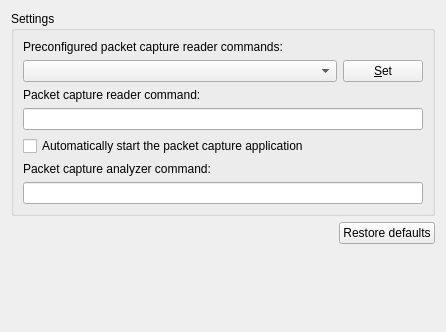
<?xml version="1.0" encoding="UTF-8"?>
<ui version="4.0">
 <class>PacketCapturePreferencesPageWidget</class>
 <widget class="QWidget" name="PacketCapturePreferencesPageWidget">
  <property name="geometry">
   <rect>
    <x>0</x>
    <y>0</y>
    <width>446</width>
    <height>332</height>
   </rect>
  </property>
  <property name="windowTitle">
   <string>Packet capture</string>
  </property>
  <property name="styleSheet">
   <string notr="true">
QWidget {
    background-color: #323232;
    color: #BAF73C;
}

QToolBar {
    border:0px;
}

QGraphicsView, QTextEdit, QPlainTextEdit, QTreeWidget, QListWidget, QLineEdit, QSpinBox, QComboBox {
    background-color: #282828;
}

QLabel, QMenu, QStatusBar {
  color: #BAF73C;
}

QMenuBar::item {
    background-color: #323232;
}

QMenu::item:selected {
    color: #f2f2f2;
    background-color: #383838;
}

QToolButton:hover {
    background-color: #383838;
}

QGroupBox {
    color: #BAF73C;
    font: bold 12px;
    padding: 15px;
    border-style: none;
}

QAbstractScrollArea::corner {
    background: #323232;
}

QScrollBar::add-page:horizontal, QScrollBar::sub-page:horizontal, QScrollBar::add-page:vertical, QScrollBar::sub-page:vertical {
  background: none;
}

QComboBox {
    selection-color: #f2f2f2;
    selection-background-color: #323232;
}

QComboBox QAbstractItemView {
    background-color: #282828;
}

QDockWidget, QMenuBar, QPushButton, QToolButton, QTabWidget, QHeaderView::section {
    color: #BAF73C;
    font: bold 11px;
}

QTabBar {
    color: #BAF73C;
}

QRadioButton, QCheckBox {
  color: #BAF73C;
}

QRadioButton::disabled, QCheckBox::disabled {
  color: gray;
}
// bg-color=#282828
// fg-color=#BAF73C
// tool-bar=#323232
// selection-bg=#383838 
// selection-fg=#f2f2f2
 </string>
  </property>
  <layout class="QGridLayout" name="gridLayout">
   <item row="0" column="0" colspan="2">
    <widget class="QGroupBox" name="uiSettingsGroupBox">
     <property name="title">
      <string>Settings</string>
     </property>
     <layout class="QGridLayout">
      <item row="5" column="0">
       <widget class="QLabel" name="uiCaptureAnalyzerCommandLabel">
        <property name="text">
         <string>Packet capture analyzer command:</string>
        </property>
       </widget>
      </item>
      <item row="2" column="0" colspan="2">
       <widget class="QLabel" name="uiCaptureReaderCommandLabel">
        <property name="enabled">
         <bool>true</bool>
        </property>
        <property name="text">
         <string>Packet capture reader command:</string>
        </property>
       </widget>
      </item>
      <item row="3" column="0" colspan="2">
       <widget class="QLineEdit" name="uiCaptureReaderCommandLineEdit">
        <property name="toolTip">
         <string>&lt;html&gt;&lt;head/&gt;&lt;body&gt;&lt;p&gt;Command line replacements:&lt;/p&gt;&lt;p&gt;%c = capture file (PCAP format)&lt;/p&gt;&lt;/body&gt;&lt;/html&gt;</string>
        </property>
       </widget>
      </item>
      <item row="4" column="0" colspan="2">
       <widget class="QCheckBox" name="uiAutoStartCheckBox">
        <property name="enabled">
         <bool>true</bool>
        </property>
        <property name="text">
         <string>Automatically start the packet capture application</string>
        </property>
        <property name="checked">
         <bool>false</bool>
        </property>
       </widget>
      </item>
      <item row="0" column="0" colspan="2">
       <widget class="QLabel" name="uiPreconfiguredCaptureReaderCommandLabel">
        <property name="text">
         <string>Preconfigured packet capture reader commands:</string>
        </property>
       </widget>
      </item>
      <item row="1" column="1">
       <widget class="QPushButton" name="uiPreconfiguredCaptureReaderCommandPushButton">
        <property name="sizePolicy">
         <sizepolicy hsizetype="Maximum" vsizetype="Fixed">
          <horstretch>0</horstretch>
          <verstretch>0</verstretch>
         </sizepolicy>
        </property>
        <property name="text">
         <string>&amp;Set</string>
        </property>
       </widget>
      </item>
      <item row="1" column="0">
       <widget class="QComboBox" name="uiPreconfiguredCaptureReaderCommandComboBox"/>
      </item>
      <item row="6" column="0" colspan="2">
       <widget class="QLineEdit" name="uiCaptureAnalyzerCommandLineEdit"/>
      </item>
     </layout>
    </widget>
   </item>
   <item row="1" column="0">
    <spacer name="horizontalSpacer">
     <property name="orientation">
      <enum>Qt::Horizontal</enum>
     </property>
     <property name="sizeHint" stdset="0">
      <size>
       <width>253</width>
       <height>20</height>
      </size>
     </property>
    </spacer>
   </item>
   <item row="1" column="1">
    <widget class="QPushButton" name="uiRestoreDefaultsPushButton">
     <property name="text">
      <string>Restore defaults</string>
     </property>
    </widget>
   </item>
   <item row="2" column="0" colspan="2">
    <spacer name="spacer">
     <property name="orientation">
      <enum>Qt::Vertical</enum>
     </property>
     <property name="sizeHint" stdset="0">
      <size>
       <width>20</width>
       <height>5</height>
      </size>
     </property>
    </spacer>
   </item>
  </layout>
 </widget>
 <resources/>
 <connections/>
</ui>
